Frame 1 (no input): blank canvas, image omitted
Frame 60 (no input): blank canvas, image omitted
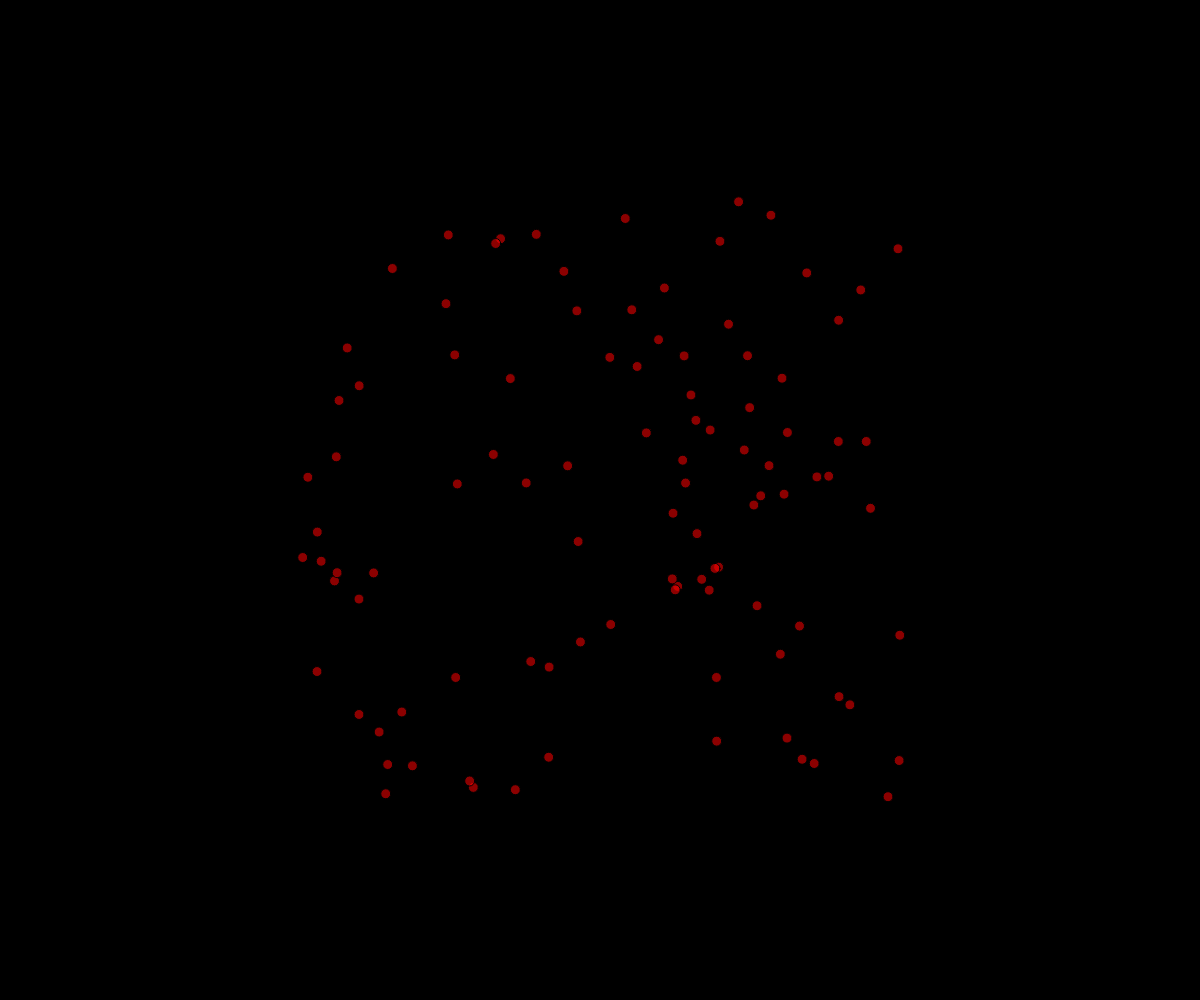
Frame 120 (the mouse pressed at the canvas centre since frame 60)

The p5.js sketch whose frames 1 and 60 were blank and that drew this single picture after the mouse press (run headless with seeded random() and noise() and a simulated clock; from frame 60 on, the mouse is pressed at the canvas centre):

// p5.js sketch
// ── sketch.js
// Do not edit the code between these comments. 
// You should only edit the class Particle below.
// -----------------------------------------------
let fireworks = [];

function setup() {
  createCanvas(windowWidth, windowHeight);
}

function draw() {
  background("black");

  for (let i=fireworks.length-1; i>=0; i--) {
    fireworks[i].update();
    fireworks[i].display();
  }
  for (let i = 0; i < fireworks.length; i++){
    if (this.isDead){
      fireworks.splice(i, 1);
    }  
  }
}

function mousePressed() {
  for (let i=0; i<100; i++) {
    let someParticle = new Particle(mouseX, mouseY);
    fireworks.push(someParticle);
  }
}

// -----------------------------------------------

class Particle {
  constructor(x, y){
    this.x = x; 
    this.y = y;
    this.dx = random(5, -5);
    this.dy = random(5, -5);
    this.size = 10;
    this.alpha = 200;
  }
  update(){
    this.alpha--;
    this.x += this.dx;
    this.y += this.dy;
    this.color = color(255, 0, 0, this.alpha);
   }
  display(){
    fill(this.color);
    circle(this.x, this.y, this.size);
  }
  isDead(){
    return alpha <= 0;
  }
}
